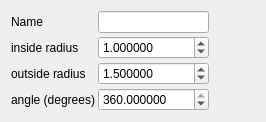
        <widget class="QWidget" name="tab_torus">
         <attribute name="title">
          <string>torus</string>
         </attribute>
         <layout class="QFormLayout" name="formLayout_11">
          <item row="0" column="0">
           <layout class="QFormLayout" name="formLayout_5">
            <property name="horizontalSpacing">
             <number>3</number>
            </property>
            <property name="verticalSpacing">
             <number>3</number>
            </property>
            <item row="1" column="0">
             <widget class="QLabel" name="label_14">
              <property name="text">
               <string>inside radius</string>
              </property>
             </widget>
            </item>
            <item row="1" column="1">
             <widget class="QDoubleSpinBox" name="torusInsideRadiusDoubleSpinBox">
              <property name="decimals">
               <number>6</number>
              </property>
              <property name="minimum">
               <double>0.000001000000000</double>
              </property>
              <property name="maximum">
               <double>100000000.000000000000000</double>
              </property>
              <property name="value">
               <double>1.000000000000000</double>
              </property>
             </widget>
            </item>
            <item row="2" column="0">
             <widget class="QLabel" name="label_15">
              <property name="text">
               <string>outside radius</string>
              </property>
             </widget>
            </item>
            <item row="2" column="1">
             <widget class="QDoubleSpinBox" name="torusOutsideRadiusDoubleSpinBox">
              <property name="decimals">
               <number>6</number>
              </property>
              <property name="minimum">
               <double>0.000001000000000</double>
              </property>
              <property name="maximum">
               <double>100000000.000000000000000</double>
              </property>
              <property name="value">
               <double>1.500000000000000</double>
              </property>
             </widget>
            </item>
            <item row="3" column="0">
             <widget class="QLabel" name="label_16">
              <property name="text">
               <string>angle (degrees)</string>
              </property>
             </widget>
            </item>
            <item row="3" column="1">
             <widget class="QDoubleSpinBox" name="torusAngleDoubleSpinBox">
              <property name="decimals">
               <number>6</number>
              </property>
              <property name="minimum">
               <double>0.000001000000000</double>
              </property>
              <property name="maximum">
               <double>360.000000000000000</double>
              </property>
              <property name="value">
               <double>360.000000000000000</double>
              </property>
             </widget>
            </item>
            <item row="0" column="0">
             <widget class="QLabel" name="label_36">
              <property name="text">
               <string>Name</string>
              </property>
             </widget>
            </item>
            <item row="0" column="1">
             <widget class="QLineEdit" name="torusNameLineEdit">
              <property name="sizePolicy">
               <sizepolicy hsizetype="MinimumExpanding" vsizetype="Fixed">
                <horstretch>0</horstretch>
                <verstretch>0</verstretch>
               </sizepolicy>
              </property>
              <property name="readOnly">
               <bool>true</bool>
              </property>
             </widget>
            </item>
           </layout>
          </item>
          <item row="0" column="1">
           <spacer name="horizontalSpacer_5">
            <property name="orientation">
             <enum>Qt::Horizontal</enum>
            </property>
            <property name="sizeHint" stdset="0">
             <size>
              <width>40</width>
              <height>20</height>
             </size>
            </property>
           </spacer>
          </item>
         </layout>
        </widget>
